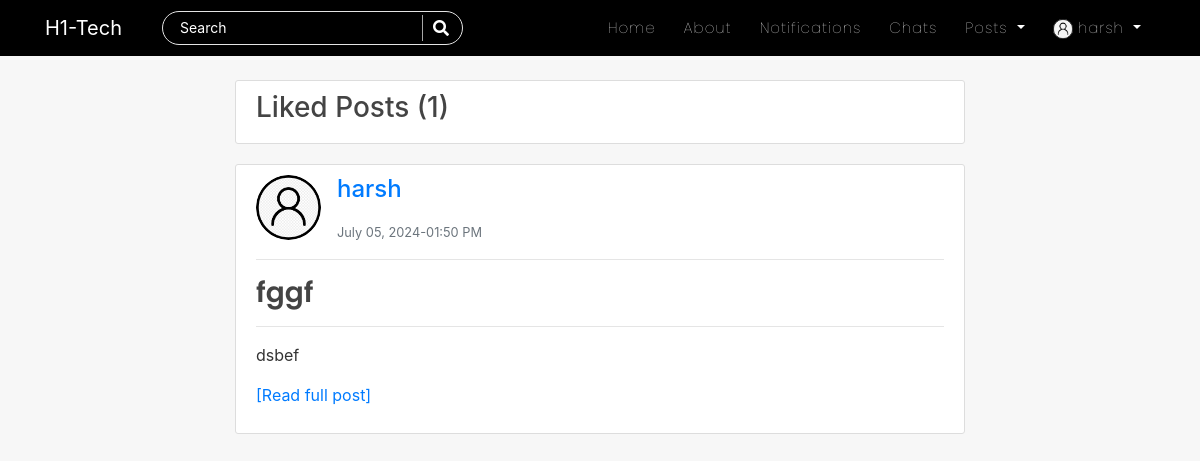
The page /liked-posts/ (signed in) on the database its author committed.
### users/models.py (models this page shows, shortened)
class Profile(models.Model):
    user = models.OneToOneField(User, on_delete=models.CASCADE)
    is_online = models.BooleanField(default=False)
    following = models.ManyToManyField(User, related_name="following", blank=True)
    friends = models.ManyToManyField(User, related_name='my_friends', blank=True)
    bio = models.CharField(default="",blank=True,null=True,max_length=350)
    date_of_birth = models.CharField(blank=True,max_length=150)
    updated = models.DateTimeField(auto_now=True)
    created = models.DateTimeField(auto_now_add=True)
    image = models.ImageField(default='default.jpg', upload_to='profile_pics',blank=True, null=True)

### blog/models.py (models this page shows, shortened)
class Post(models.Model):
    title = models.CharField(max_length=150)
    content = RichTextField(blank=True, null=True)
    date_posted = models.DateTimeField(default=timezone.now)
    date_updated = models.DateTimeField(auto_now=True)
    author = models.ForeignKey(User, on_delete=models.CASCADE)
    likes = models.ManyToManyField(User, related_name="blogpost", blank=True)
    saves = models.ManyToManyField(User, related_name="blogsave", blank=True)

### blog/views.py (the view)
# urls.py: path('liked-posts/', AllLikeView, name='all-like'),
@login_required
def AllLikeView(request):
    user = request.user
    liked_posts = user.blogpost.all()
    context = {
        'liked_posts':liked_posts
    }
    return render(request, 'blog/liked_posts.html', context)

### blog/templates/blog/liked_posts.html (shortened to what this page needs)
{% extends "blog/base.html" %}
{% block content %}
<div class="col-md-8 m-auto">
<div class="content-section">
  <h3>Liked Posts ({{liked_posts|length}})</h3>
</div>
    {% for post in liked_posts %}
    <article class="content-section" style="overflow: auto;">
      <div class="media">
          <img class="rounded-circle article-img" src="{{post.author.profile.image.url}}" alt="image">
          <div class="media-body">
              <p>
                <a class="mr-2 h4" href="{% url 'profile-detail-view' post.author.pk %}">{{ post.author }}</a>
              </p>
              <small class="text-muted">{{ post.date_posted|date:"F d, Y-h:i A" }}</small>
          </div>
      </div>
      <hr>
      <h3><a class="article-title" href="{% url 'post-detail' post.id %}">{{ post.title }}</a></h3>
      <hr>
      <p class="article-content">{{ post.content|safe|linebreaks|truncatewords_html:"20" }}<a href="{% url 'post-detail' post.id %}">[Read full post]</a></p>
    </article>
    {% endfor %}
</div>
{% endblock %}

### blog/templates/blog/navbar.html (shortened to what this page needs)
<nav class="navbar navbar-expand-lg navbar-dark bg-steel fixed-top">
    <div class="container">
      <a class="navbar-brand mr-4 pr-3" href="/">H1-Tech</a>
      <div class="collapse navbar-collapse" id="navbarToggle">
        <div class="navbar-nav mr-auto">
          <div id="searchbar" >
            <form method="GET" action="/search">
              <input required name="query" id="search" type="text" placeholder="Search">
              <button class="search-btn" type="submit"><i class="fas fa-search"></i></button>
            </form>
          </div>
        </div>
        <div class="navbar-nav">
          <a class="nav-item nav-link" href="{% url 'blog-home' %}">Home</a>
          <a class="nav-item nav-link" href="{% url 'blog-about' %}">About</a>
          {% if user.is_authenticated %}
          <a class="nav-item nav-link" href="{% url 'show-notifications' %}">Notifications</a>
          <a class="nav-item nav-link" href="{% url 'room-enroll' %}">Chats</a>
          <div class="dropdown">
            <a class="dropdown-toggle nav-link" href="#" role="button" id="dropdownMenuLink1" data-toggle="dropdown" aria-haspopup="true" aria-expanded="false">
              Posts
            </a>
          </div>
          {% endif %}
          {% if user.is_authenticated %}
            <div class="dropdown">
              <a class="dropdown-toggle nav-link" href="#" role="button" id="dropdownMenuLink2" data-toggle="dropdown" aria-haspopup="true" aria-expanded="false">
                <img class="rounded-circle" style="height: 20px; width: 20px;" src="{{user.profile.image.url}}" alt="">&nbsp;{{user|truncatechars:"10"}}
              </a>
            </div>
          {% else %}
            <a class="nav-item nav-link" href="{% url 'account_login' %}">Login</a>
            <a class="nav-item nav-link" href="{% url 'register' %}">Register</a>
          {% endif %}
        </div>
      </div>
    </div>
</nav>

### blog/static/blog/main.css (style rules this page uses)
body { background: #f7f7f7; color: #333333; margin-top: 5rem; scroll-behavior: smooth; }
h1, h2, h3, h4, h5, h6 { color: #444444; }
.bg-steel { background: black; }
.site-header .navbar-nav .nav-link { color: #ffffff; font-family:'Poppins'; font-weight: 100; margin: 0px 6px; font-size: 15px; letter-spacing: 1px; }
.content-section { background: #ffffff; padding: 10px 20px; border: 1px solid #dddddd; border-radius: 3px; margin-bottom: 20px; }
.article-title { color: #444444; font-family: 'poppins'; font-weight: 600; }
.article-content { white-space: pre-line; }
.article-img { height: 65px; width: 65px; margin-right: 16px; }
#searchbar form { width: auto; display: flex; flex-direction: row; border-radius: 50px; padding: 3px 15px; background-color: transparent; border: 1px solid #e4e4e4; margin-right: 10px; }
#searchbar form input::placeholder { color: #fff; font-size: 14px; }
#searchbar form input { border: none; outline: none; color: #fff; font-size: 15px; flex: 1; background-color:transparent; }
.search-btn { color:#fff; border: none; width: 25px; padding-left: 10px; border-left: 1px solid rgba(202, 202, 202, 0.829); outline: none; background-color: transparent; }
.search-btn i { font-size: 16px; }

### rows shown on the page
Post: author.profile.image (placeholder picture), author "harsh", date_posted "July 05, 2024-01:50 PM", title "fggf", content "dsbef"

### other values the page prints
{{ user|truncatechars:"10" }} "harsh"
{{ liked_posts|length }} "1"
